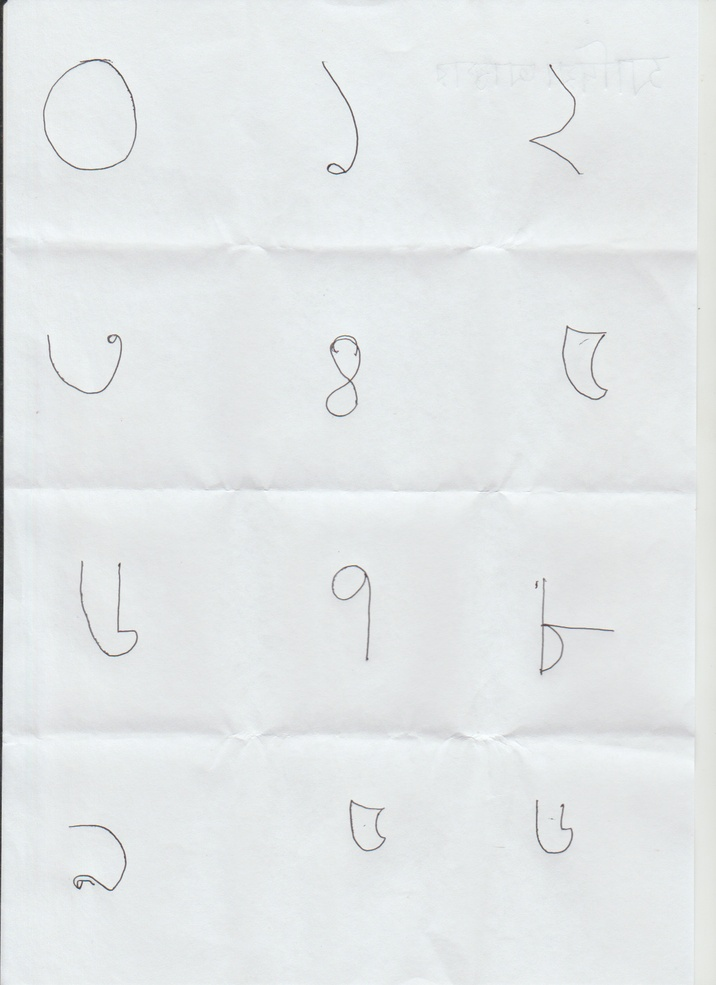
#> input picture ds/s1/1.jpg, 716 x 985 px, shrunk from 1275 x 1753 before the run, found by its file name
$ python test2.py
#> lines starting #> are read from the running program, lines starting #| are printed output that depends on the picture; after the words box and inside, x2 and y2 are one past the last pixel; in counts of white or black regions, pixels touching at a corner belong together
import cv2
import numpy as np

img = cv2.imread('ds/s1/1.jpg')
#> img is the input picture: shape (985, 716, 3); mean B, G, R 232.5, 231.5, 227.7

gray = cv2.cvtColor(img, cv2.COLOR_BGR2GRAY)

ret, thresh = cv2.threshold(gray, 180, 255, cv2.THRESH_BINARY)
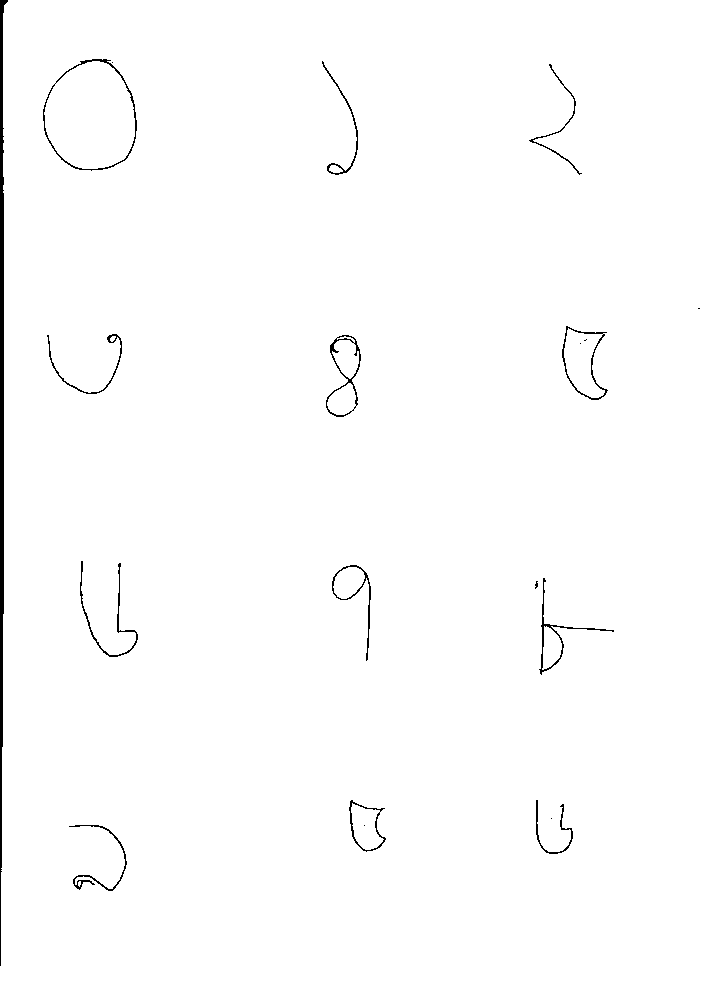
#> thresh: shape (985, 716); 99% white; 20 black regions (7 under 20 px), largest, box (x1, y1, x2, y2) and area: (0, 0, 8, 966) 3048, (43, 59, 137, 171) 523, (326, 335, 361, 417) 408

cv2.imshow('thresh', thresh)

cv2.waitKey(00)
cv2.destroyAllWindows()

$ run again, with ds/s1/2.jpg copied over ds/s1/1.jpg
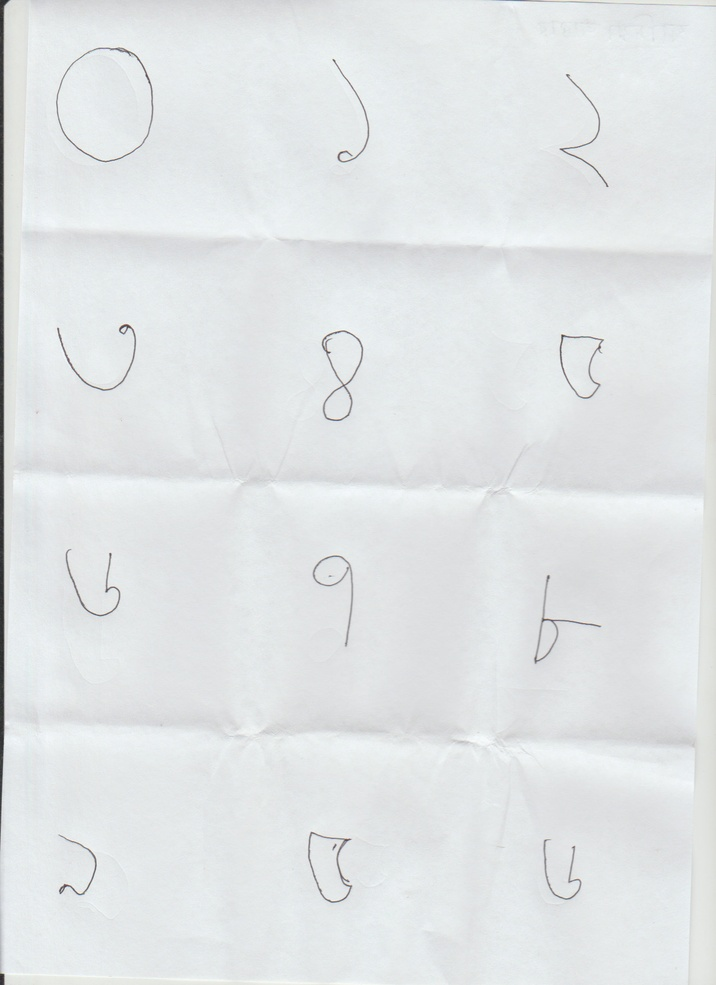
#> input picture ds/s1/2.jpg, 716 x 985 px, shrunk from 1275 x 1753 before the run, found by its file name
#> img is the input picture: shape (985, 716, 3); mean B, G, R 230.2, 228.9, 225.5
#> `ret, thresh = cv2.threshold(gray, 180, 255, cv2.THRESH_BINARY)`:
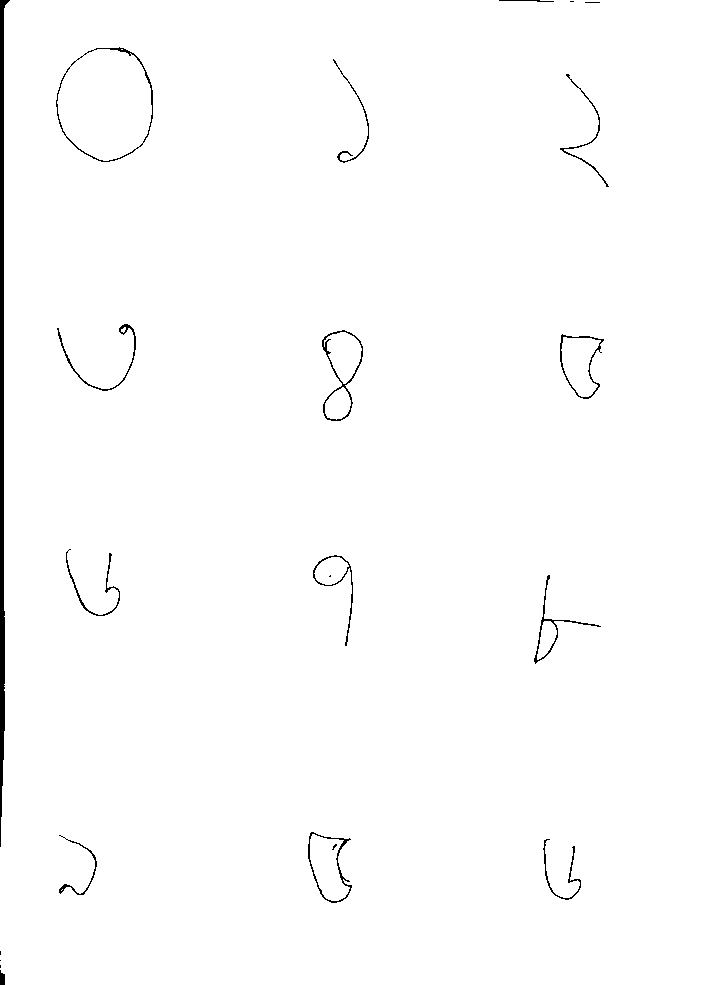
#> thresh: shape (985, 716); 99% white; 22 black regions (7 under 20 px), largest, box (x1, y1, x2, y2) and area: (0, 0, 10, 847) 3348, (56, 47, 153, 162) 481, (322, 330, 363, 421) 428

$ run again, with ds/s1/3.jpg copied over ds/s1/1.jpg
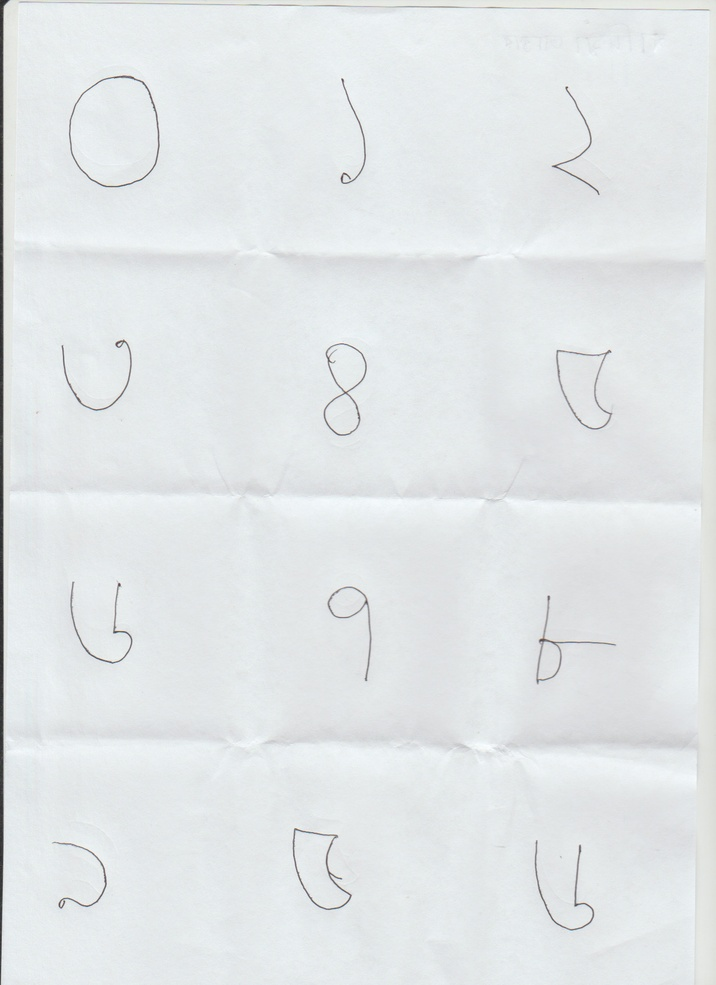
#> input picture ds/s1/3.jpg, 716 x 985 px, shrunk from 1275 x 1753 before the run, found by its file name
#> img is the input picture: shape (985, 716, 3); mean B, G, R 232, 230.4, 226.4
#> `ret, thresh = cv2.threshold(gray, 180, 255, cv2.THRESH_BINARY)`:
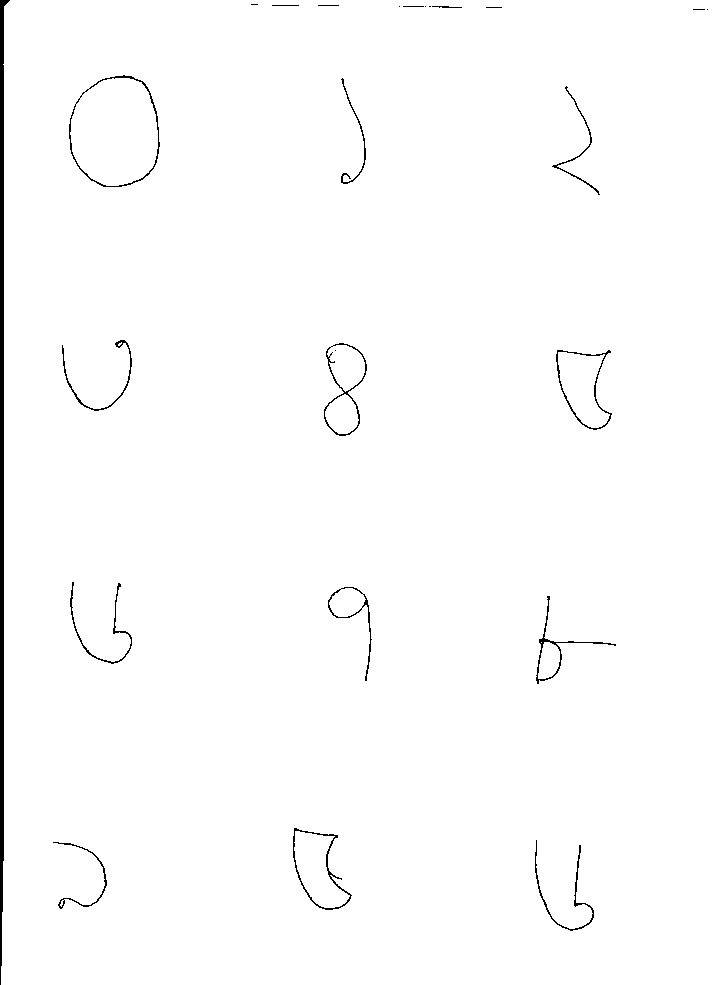
#> thresh: shape (985, 716); 98.9% white; 25 black regions (8 under 20 px), largest, box (x1, y1, x2, y2) and area: (0, 0, 10, 985) 3744, (69, 75, 160, 187) 496, (293, 828, 352, 910) 420

$ run again, with ds/s1/4.jpg copied over ds/s1/1.jpg
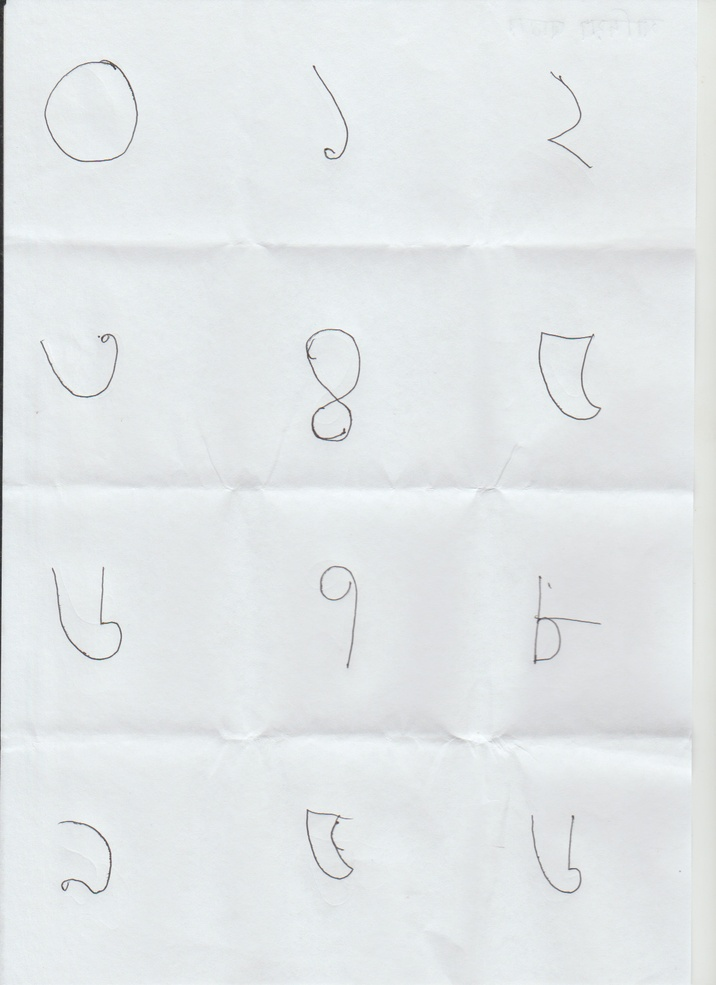
#> input picture ds/s1/4.jpg, 716 x 985 px, shrunk from 1275 x 1753 before the run, found by its file name
#> img is the input picture: shape (985, 716, 3); mean B, G, R 232.7, 230.9, 226.8
#> `ret, thresh = cv2.threshold(gray, 180, 255, cv2.THRESH_BINARY)`:
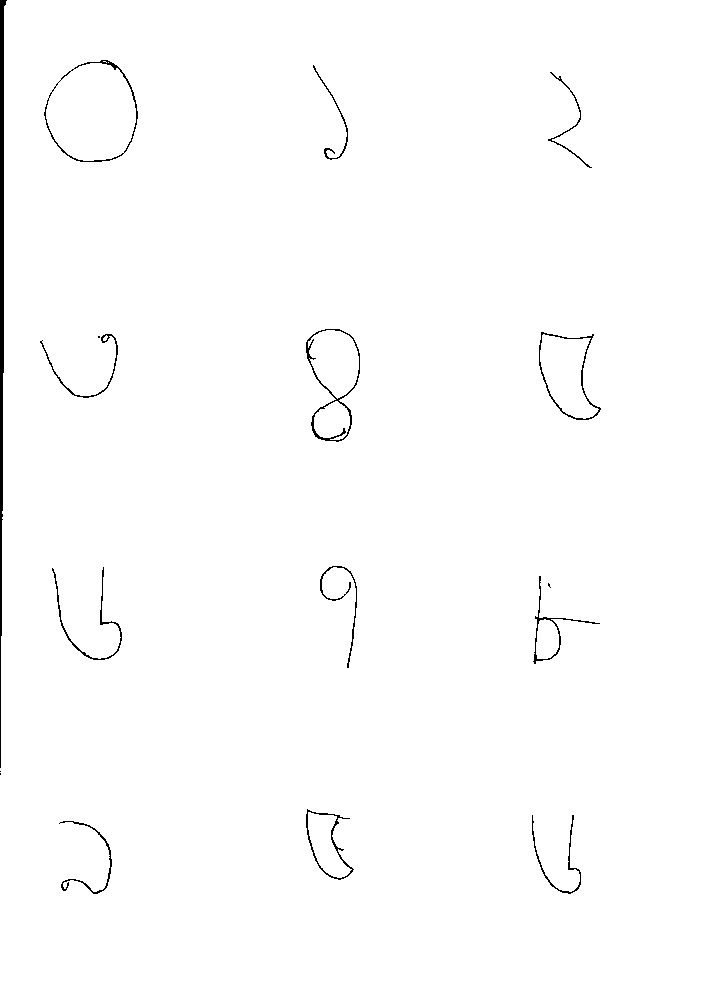
#> thresh: shape (985, 716); 99.1% white; 17 black regions (4 under 20 px), largest, box (x1, y1, x2, y2) and area: (0, 0, 7, 768) 2304, (306, 329, 360, 442) 606, (44, 60, 138, 162) 473
